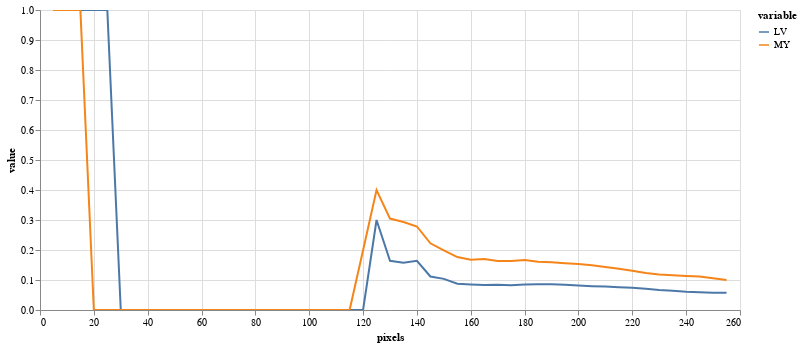

The notebook cell saved with this chart:
### Code cell
(alt
 .Chart(results.melt(id_vars=['pixels'],value_vars=['LV','MY']))
 .mark_line()
 .encode(
     x="pixels",
     y="value",
     color="variable",
     tooltip="value"
 )
 .properties(width=700,height=300)
 .interactive()
)

### Figure 1 — Vega-Lite specification as saved in the notebook (floating-point values rounded to 4 significant figures)
{"config": {"view": {"continuousWidth": 400, "continuousHeight": 300}}, "data": {"name": "data-5082ffe3f6db8d4175a72e909e9a0c40"}, "mark": "line", "encoding": {"color": {"type": "nominal", "field": "variable"}, "tooltip": {"type": "quantitative", "field": "value"}, "x": {"type": "quantitative", "field": "pixels"}, "y": {"type": "quantitative", "field": "value"}}, "height": 300, "selection": {"selector002": {"type": "interval", "bind": "scales", "encodings": ["x", "y"]}}, "width": 700, "$schema": "https://vega.github.io/schema/vega-lite/v4.8.1.json", "datasets": {"data-5082ffe3f6db8d4175a72e909e9a0c40": [{"pixels": 5, "variable": "LV", "value": 1.0}, {"pixels": 10, "variable": "LV", "value": 1.0}, {"pixels": 15, "variable": "LV", "value": 1.0}, {"pixels": 20, "variable": "LV", "value": 1.0}, {"pixels": 25, "variable": "LV", "value": 1.0}, {"pixels": 30, "variable": "LV", "value": 0.0}, {"pixels": 35, "variable": "LV", "value": 0.0}, {"pixels": 40, "variable": "LV", "value": 0.0}, {"pixels": 45, "variable": "LV", "value": 0.0}, {"pixels": 50, "variable": "LV", "value": 0.0}, {"pixels": 55, "variable": "LV", "value": 0.0}, {"pixels": 60, "variable": "LV", "value": 0.0}, {"pixels": 65, "variable": "LV", "value": 0.0}, {"pixels": 70, "variable": "LV", "value": 0.0}, {"pixels": 75, "variable": "LV", "value": 0.0}, {"pixels": 80, "variable": "LV", "value": 0.0}, {"pixels": 85, "variable": "LV", "value": 0.0}, {"pixels": 90, "variable": "LV", "value": 0.0}, {"pixels": 95, "variable": "LV", "value": 0.0}, {"pixels": 100, "variable": "LV", "value": 0.0}, {"pixels": 105, "variable": "LV", "value": 0.0}, {"pixels": 110, "variable": "LV", "value": 0.0}, {"pixels": 115, "variable": "LV", "value": 0.0}, {"pixels": 120, "variable": "LV", "value": 0.0}, {"pixels": 125, "variable": "LV", "value": 0.3}, {"pixels": 130, "variable": "LV", "value": 0.1638}, {"pixels": 135, "variable": "LV", "value": 0.1577}, {"pixels": 140, "variable": "LV", "value": 0.1642}, {"pixels": 145, "variable": "LV", "value": 0.1118}, {"pixels": 150, "variable": "LV", "value": 0.1038}, {"pixels": 155, "variable": "LV", "value": 0.08753}, {"pixels": 160, "variable": "LV", "value": 0.085}, {"pixels": 165, "variable": "LV", "value": 0.08347}, {"pixels": 170, "variable": "LV", "value": 0.0838}, {"pixels": 175, "variable": "LV", "value": 0.08224}, {"pixels": 180, "variable": "LV", "value": 0.08539}, {"pixels": 185, "variable": "LV", "value": 0.0856}, {"pixels": 190, "variable": "LV", "value": 0.0856}, {"pixels": 195, "variable": "LV", "value": 0.08394}, {"pixels": 200, "variable": "LV", "value": 0.0817}, {"pixels": 205, "variable": "LV", "value": 0.07945}, {"pixels": 210, "variable": "LV", "value": 0.07802}, {"pixels": 215, "variable": "LV", "value": 0.07613}, {"pixels": 220, "variable": "LV", "value": 0.07407}, {"pixels": 225, "variable": "LV", "value": 0.07065}, {"pixels": 230, "variable": "LV", "value": 0.06688}, {"pixels": 235, "variable": "LV", "value": 0.0642}, {"pixels": 240, "variable": "LV", "value": 0.06071}, {"pixels": 245, "variable": "LV", "value": 0.05899}, {"pixels": 250, "variable": "LV", "value": 0.05724}, {"pixels": 255, "variable": "LV", "value": 0.05721}, {"pixels": 5, "variable": "MY", "value": 1.0}, {"pixels": 10, "variable": "MY", "value": 1.0}, {"pixels": 15, "variable": "MY", "value": 1.0}, {"pixels": 20, "variable": "MY", "value": 0.0}, {"pixels": 25, "variable": "MY", "value": 0.0}, {"pixels": 30, "variable": "MY", "value": 0.0}, {"pixels": 35, "variable": "MY", "value": 0.0}, {"pixels": 40, "variable": "MY", "value": 0.0}, {"pixels": 45, "variable": "MY", "value": 0.0}, {"pixels": 50, "variable": "MY", "value": 0.0}, {"pixels": 55, "variable": "MY", "value": 0.0}, {"pixels": 60, "variable": "MY", "value": 0.0}, {"pixels": 65, "variable": "MY", "value": 0.0}, {"pixels": 70, "variable": "MY", "value": 0.0}, {"pixels": 75, "variable": "MY", "value": 0.0}, {"pixels": 80, "variable": "MY", "value": 0.0}, {"pixels": 85, "variable": "MY", "value": 0.0}, {"pixels": 90, "variable": "MY", "value": 0.0}, {"pixels": 95, "variable": "MY", "value": 0.0}, {"pixels": 100, "variable": "MY", "value": 0.0}, {"pixels": 105, "variable": "MY", "value": 0.0}, {"pixels": 110, "variable": "MY", "value": 0.0}, {"pixels": 115, "variable": "MY", "value": 0.0}, {"pixels": 120, "variable": "MY", "value": 0.199}, {"pixels": 125, "variable": "MY", "value": 0.4}, {"pixels": 130, "variable": "MY", "value": 0.3047}, {"pixels": 135, "variable": "MY", "value": 0.2931}, {"pixels": 140, "variable": "MY", "value": 0.2784}, {"pixels": 145, "variable": "MY", "value": 0.2224}, {"pixels": 150, "variable": "MY", "value": 0.1991}, {"pixels": 155, "variable": "MY", "value": 0.1764}, {"pixels": 160, "variable": "MY", "value": 0.1677}, {"pixels": 165, "variable": "MY", "value": 0.1699}, {"pixels": 170, "variable": "MY", "value": 0.1632}, {"pixels": 175, "variable": "MY", "value": 0.1635}, {"pixels": 180, "variable": "MY", "value": 0.1663}, {"pixels": 185, "variable": "MY", "value": 0.161}, {"pixels": 190, "variable": "MY", "value": 0.1593}, {"pixels": 195, "variable": "MY", "value": 0.1559}, {"pixels": 200, "variable": "MY", "value": 0.1533}, {"pixels": 205, "variable": "MY", "value": 0.1494}, {"pixels": 210, "variable": "MY", "value": 0.1432}, {"pixels": 215, "variable": "MY", "value": 0.1376}, {"pixels": 220, "variable": "MY", "value": 0.1307}, {"pixels": 225, "variable": "MY", "value": 0.1237}, {"pixels": 230, "variable": "MY", "value": 0.1187}, {"pixels": 235, "variable": "MY", "value": 0.1162}, {"pixels": 240, "variable": "MY", "value": 0.1136}, {"pixels": 245, "variable": "MY", "value": 0.1115}, {"pixels": 250, "variable": "MY", "value": 0.1059}, {"pixels": 255, "variable": "MY", "value": 0.09992}]}}
